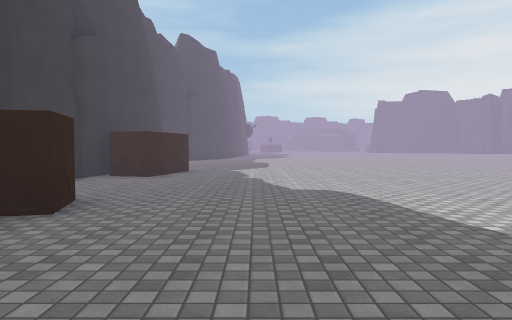
view 1 (above)

24 first-person views from a walk through a Unity game level. The camera is 1.3 m above the floor, tilts 2° down and sees 70° across. The floor is counted in squares, 2 m on a side. Each view is taken from the middle of a square. On the plan, view 1 faces up. The plan holds only what a view shows up to about 11 squares ahead; the rest is blank. The place goes on beyond the plan. Surface patterns are stand-ins for the level's own textures.

view 2
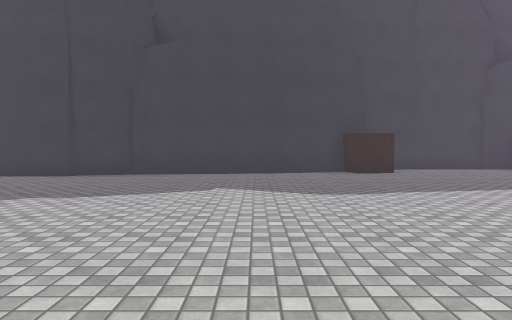

view 3
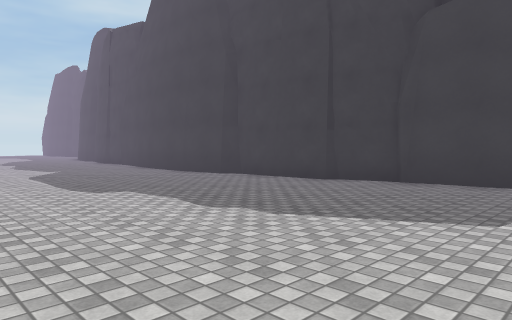

view 4
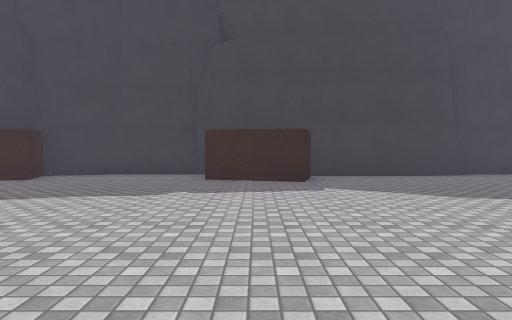

view 5
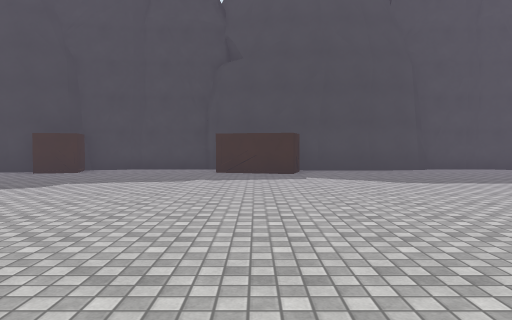

view 6
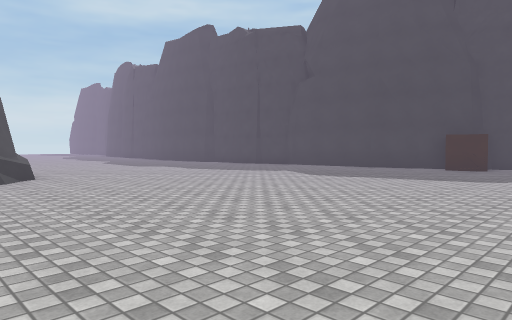

view 7
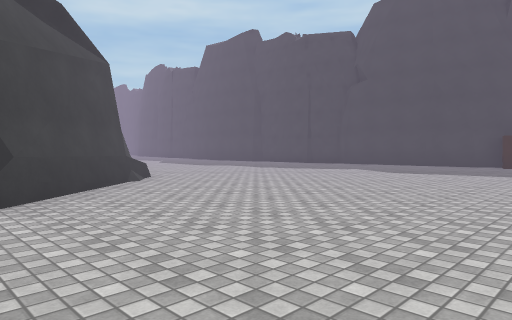

view 8
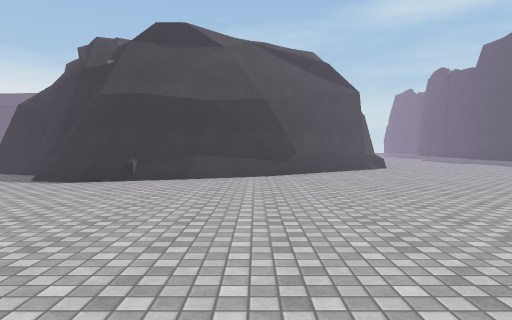

view 9
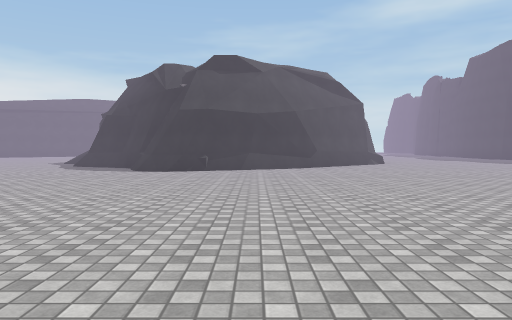

view 10
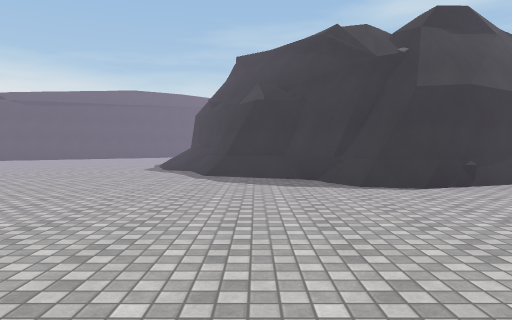

view 11
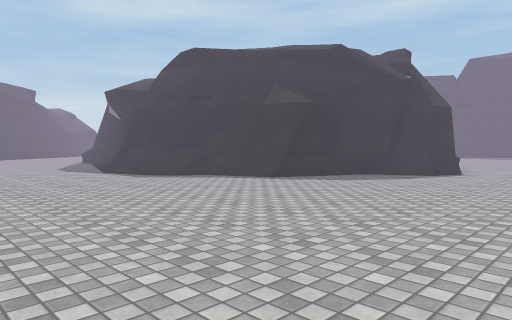

view 12
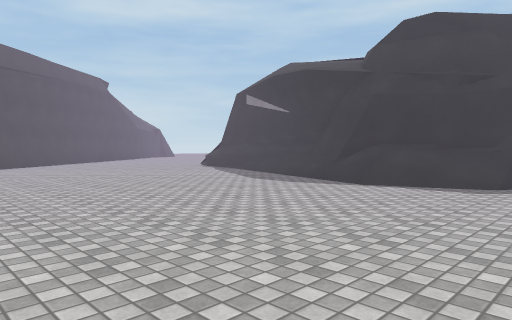

view 13
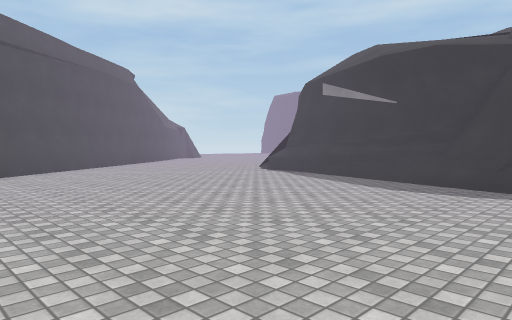

view 14
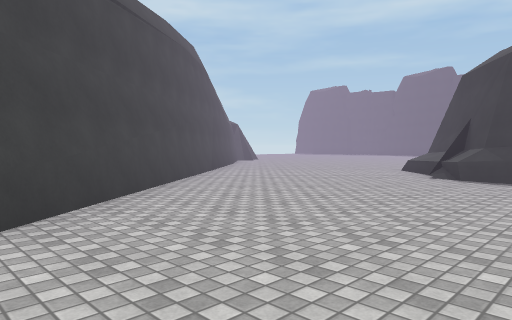

view 15
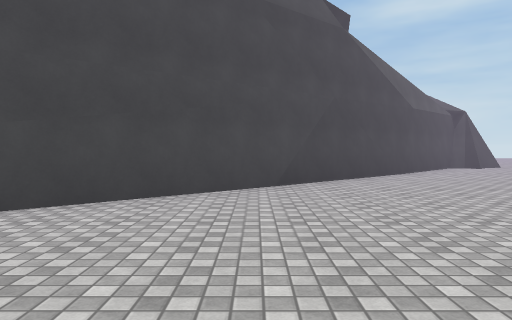

view 16
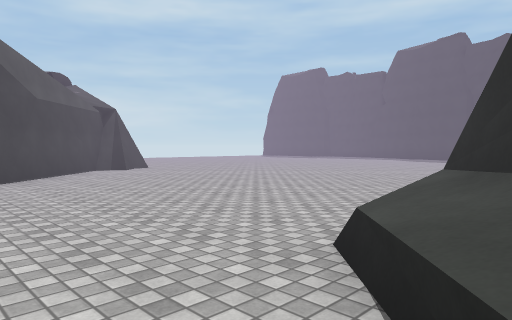

view 17
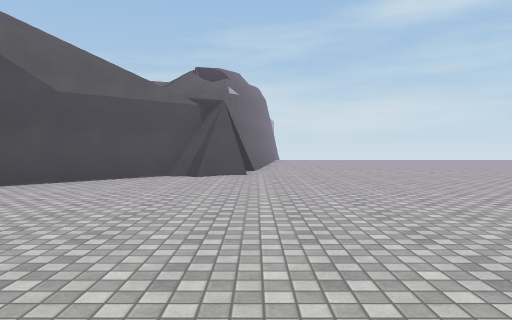

view 18
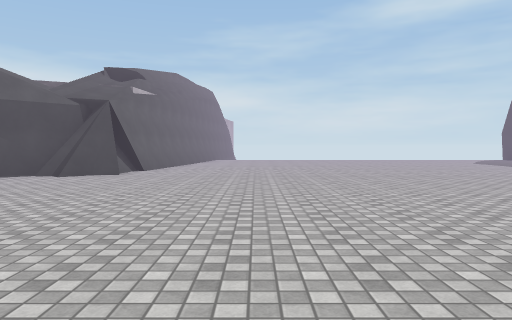

view 19
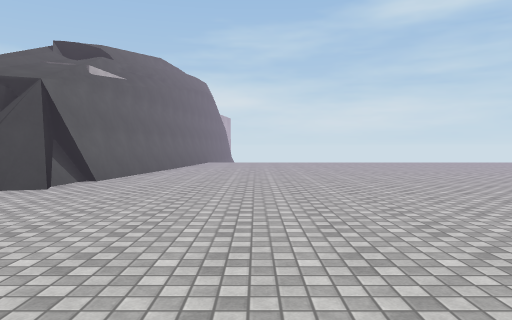

view 20
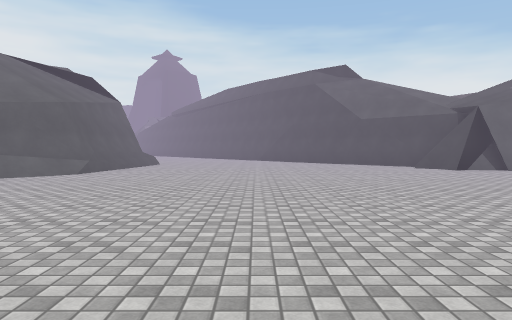

view 21
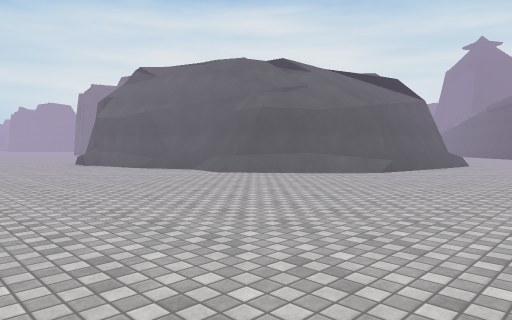

view 22
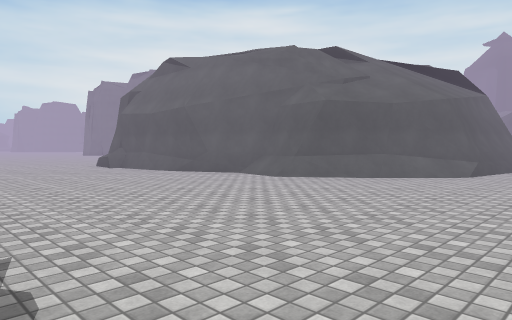

view 23
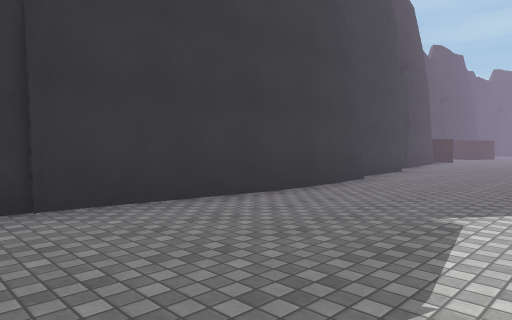

view 24
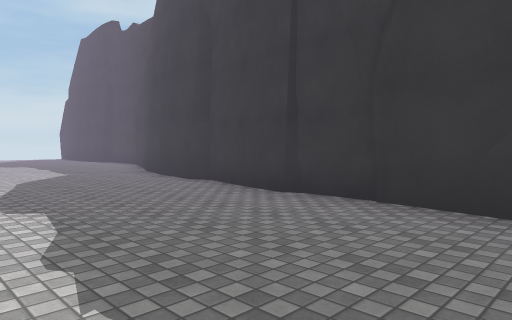

### Floor plan
Points are (right, up) in squares from view 1. A wall is a line through its corners. A room is listed if a view was taken in it or the views show most of it. See-through windows are left out.
Room 1 (views 1, 2, 3, 4, 5, 6, 7, 8, 9, 10, 11, 12, 13, 14, 15, 16, 17, 18, 19, 20, 21, 22, 23, 24)
walls: (7.8, -5.9) (7.4, -3.8); (8.2, -6.5) (7.7, -5.5); (7.1, -1.9) (7.6, -1.3); (7.5, -1.1) (10.7, 1.6); (8.7, -9) (8.8, -7.8) (8.5, -7.1); (9.8, -10.4) (8.5, -8.9) (8.8, -7.7); (10.2, 1.5) (14.3, 3.2); (-0.9, -6) (-0.7, -8.6); (-1.2, -3.7) (-1.1, -5.5) (-0.8, -6.1); (-0.8, -8) (-0.8, -9); (-1.2, -3.1) (-1.1, -4.4); (-0.7, -8.9) (-1.2, -12.6); (12.7, -11.5) (11.3, -11.5) (9.6, -10); (-1.7, -1.9) (-1.3, -3.2); (13.4, 3.1) (14.1, 2.9); (14.9, -11.8) (11.8, -11.5); (13.9, 3) (14.8, 2.7) (15.3, 2); (14.5, 2.6) (14.9, 2.1) (15.6, 1.9) (16.3, 1.1) (17.6, 0.6); (15.5, -11.5) (15, -12) (11.6, -11.7) (10.4, -10.8); (-1.1, -12) (-1.1, -13.4); (-2.1, 1.3) (-1.6, -2.5); (16.6, -10.8) (15, -12); (-1, -13.4) (-1.4, -15.9); (18.6, -5.3) (18.3, -10.2); (17.2, 0.7) (19.2, -3.8) (19.1, -4.4); (18.8, -4.8) (18.5, -5.6); (17.4, 0.8) (17.7, 0); (18.2, -0.9) (18.2, -1.7); (18, -9.8) (17.1, -10.4); (19, -4.8) (18.7, -5) (17.8, -9.9); (-2.5, 2.7) (-2, 1.2); (19.3, -4) (18.9, -5.1); (-2.8, 3.4) (-2.4, 2.6); (-1.5, -15.7) (-1.3, -16.3); (-1.6, -15.7) (-1.5, -16) (-1.9, -18.8); (-3.8, 5.7) (-3.4, 4.3); (-1.7, -18.2) (-2, -19.1) (-2.4, -20.1); (-3.7, 7.8) (-3.7, 5.6); (16, -19.2) (25.5, -11.4); (-3.6, 8.9) (-3.7, 7.6); (13.5, -21.3) (13.8, -21.6); (13.1, -21.5) (13.9, -21.3); (12.4, -21.8) (12.8, -21.6); (13.5, -21.9) (17.3, -18.2); (12.2, -22.7) (12.7, -23) (12.8, -22.7); (12.5, -23.2) (12.6, -22.3); (12.9, -23.1) (12.4, -22) (12.8, -21.9) (13.1, -21.5) (13.3, -21.7) (13.6, -21.6); (-3.3, 12.3) (-3.3, 10.7); (-3.7, 14.1) (-3.4, 13.6) (-3.2, 12.1); (11.8, -26.6) (12.4, -22); (-3.7, 14.5) (-3.7, 13.9)
low walls: (7.5, -0.9) (9.2, 0.5); (8.9, -9.8) (8.1, -8.7); (10.2, -11.1) (8.6, -9.3); (13.3, -12) (11.5, -11.8); (-0.9, -12) (-0.9, -12.6); (14.3, 3.2) (15.3, 2.8); (16, 1.4) (17.5, 0.9) (18.3, -1.2); (16.8, 1.2) (17.5, 0.9); (18.9, -5.1) (18.6, -5.3); (17.6, -10.7) (15.8, -12.3); (18.3, -10.2) (17.9, -10.5); (19.5, -4.2) (19.2, -4.8); (-1.4, -16.9) (-1.6, -17.7)
objects: other object (-3, 4) to (-2, 4); other object (-3, 8) to (-2, 10)

Positions as (right, up) in squares from view 1, and headings:
1: (0, 0), facing up
2: (7, 1), facing left
3: (5, 1), facing down-left
4: (5, 9), facing left
5: (7, 9), facing left
6: (9, 7), facing down-left
7: (11, 6), facing down-left
8: (11, 10), facing down
9: (12, 13), facing down
10: (17, 9), facing down
11: (24, 6), facing down-left
12: (26, 0), facing down-left
13: (26, -3), facing down-left
14: (26, -8), facing down-left
15: (20, -10), facing down
16: (18, -11), facing down-left
17: (12, -13), facing down
18: (9, -13), facing down
19: (9, -16), facing down
20: (2, -16), facing right
21: (2, -16), facing up-right
22: (2, -14), facing up-right
23: (3, -13), facing up-left
24: (3, -10), facing down-left
